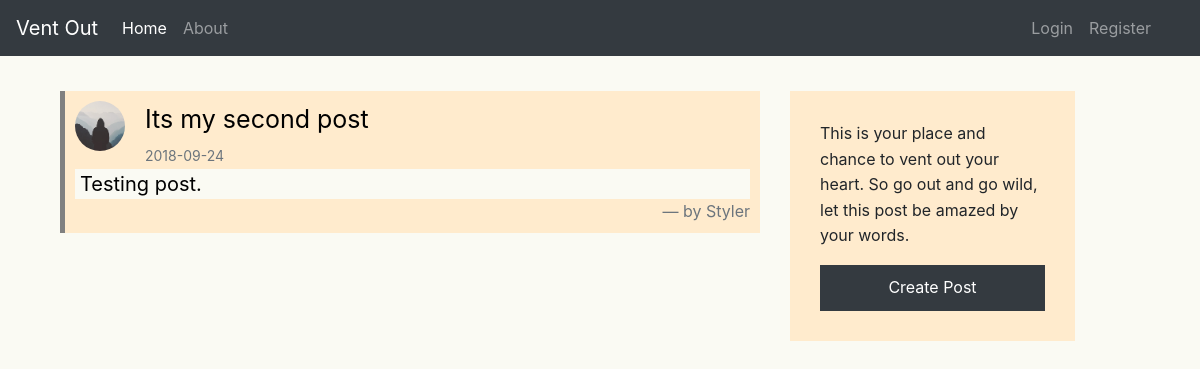
Screenshot of /post/2 with the database file from the repository.
### ventout/models.py (models this page shows, shortened)
class User(db.Model, UserMixin):
    id = db.Column(db.Integer, primary_key=True)
    username = db.Column(db.String(20), unique=True, nullable=False)
    email = db.Column(db.String(120), unique=True, nullable=False)
    image_file = db.Column(db.String(20), nullable=False,
                           default='default.jpg')
    password = db.Column(db.String(60), nullable=False)
    posts = db.relationship('Post', backref='author', lazy=True)

class Post(db.Model):
    id = db.Column(db.Integer, primary_key=True)
    title = db.Column(db.String(100), nullable=False)
    date_posted = db.Column(db.DateTime, nullable=False,
                            default=datetime.utcnow)
    content = db.Column(db.Text, nullable=False)
    user_id = db.Column(db.Integer, db.ForeignKey('user.id'), nullable=False)

### ventout/routes.py (the view)
@app.route("/post/<int:post_id>")
def post(post_id):
    post = Post.query.get_or_404(post_id)
    return render_template('post.html', title=post.title, post=post)

### ventout/templates/post.html (shortened to what this page needs)
{% extends "layout.html" %}
{% block content %}
<div class="container margin-top">
    <blockquote class="blockquote">
        <img class="rounded-circle post-image" src="{{ url_for('static', filename='profile_pics/'+post.author.image_file) }}">
        <header class="post-title">{{ post.title }}</header>
        <small style="display:inline-block" class="text-muted small">{{ post.date_posted.strftime('%Y-%m-%d') }}</small>
        <p class="default-background mb-0 post-content" style="padding: 0 5px 0 5px">{{ post.content }}</p>
        <footer class="blockquote-footer">by {{ post.author.username }}</footer>
    </blockquote>
</div>
{% endblock %}

### ventout/static/main.css (style rules this page uses)
.blockquote { border-left: 5px solid gray; padding-left: 35px; background-color: blanchedalmond; color: black; padding: 10px; }
.margin-top { margin-top: 35px; }
.post-image { width: 50px; height: 50px; float: left; margin: 0px 20px 0px 0px; }
.default-background { background-color: #fafaf3; }
.blockquote-footer { text-align: right; }
.small { font-size: 14px; }
.post-title { font-size: 25px; }
.post-content { font-size: 20px; }

### rows the page displays
User: image_file (placeholder picture), author.username "Styler"
Post: title "Its my second post", date_posted "2018-09-24", content "Testing post."
